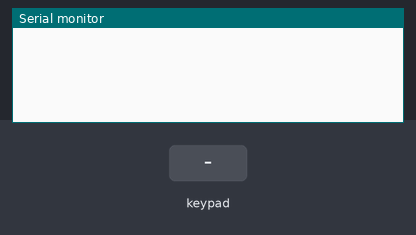
A sketch run on a simulated ESP8266 (NodeMCU). Parts: the last lines printed to the serial monitor. The test bench sets the inputs (shaded band).

Above: at 1.2 s.
1.3 s: key '1' pressed
At 2.3 s:
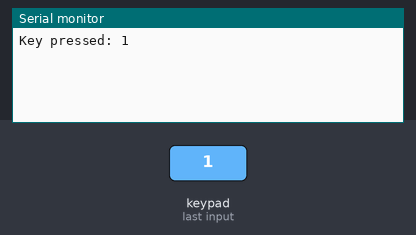
2.8 s: keypad keys 1 2 # pressed 0.4 s apart
At 3.9 s:
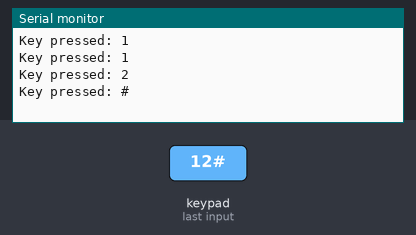
5.5 s: key '*' pressed
At 6.7 s:
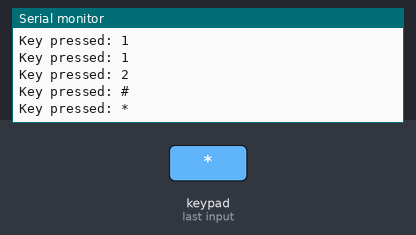
7.0 s: keypad keys 2 5 pressed 0.4 s apart
At 8.2 s:
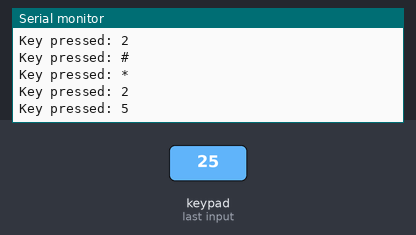
Timing chart, 0 to 10.0 s (numbered marks = the images above; inputs shaded):
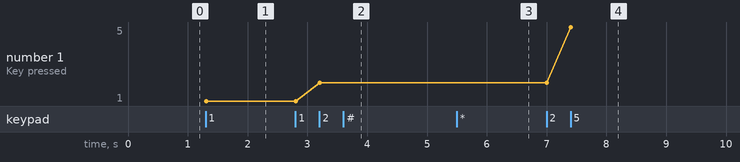

Measured:
- after the input at 1.3 s, the serial monitor: prints a new line at once (image 1)
- after the input at 2.8 s, the serial monitor: prints a new line after 0.41 s (image 2)
- after the input at 5.5 s, the serial monitor: prints a new line at once (image 3)
- after the input at 7.0 s, the serial monitor: prints a new line at once (image 4)
- plotted number 1: 1 → 2 after the input at 2.8 s, 2 → 5 after the input at 7.0 s

The sketch:

keypad.ino
```cpp
#include <Keypad.h>

const byte n_rows = 4;
const byte n_cols = 3;

char keys[n_rows][n_cols] = {
  {'1','2','3'},
  {'4','5','6'},
  {'7','8','9'},
  {'*','0','#'}
};

byte colPins[n_cols] = {D3, D2, D1};
byte rowPins[n_rows] = {D7, D6, D5, D4};

Keypad myKeypad = Keypad( makeKeymap(keys), rowPins, colPins, n_rows, n_cols);

void setup(){
  Serial.begin(115200);
}

void loop(){
  char myKey = myKeypad.getKey();

  if (myKey != NULL){
    Serial.print("Key pressed: ");
    Serial.println(myKey);
  }
}
```
